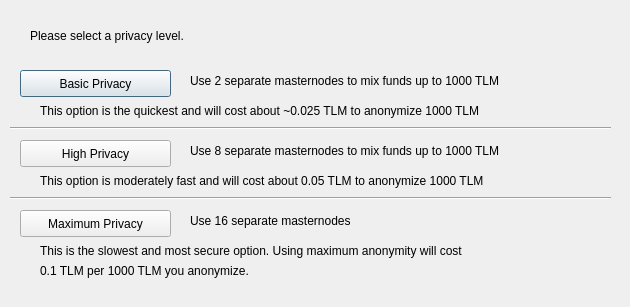
<?xml version="1.0" encoding="UTF-8"?>
<ui version="4.0">
 <class>DarksendConfig</class>
 <widget class="QDialog" name="DarksendConfig">
  <property name="geometry">
   <rect>
    <x>0</x>
    <y>0</y>
    <width>630</width>
    <height>307</height>
   </rect>
  </property>
  <property name="windowTitle">
   <string>Configure Darksend</string>
  </property>
  <widget class="QPushButton" name="buttonBasic">
   <property name="geometry">
    <rect>
     <x>20</x>
     <y>70</y>
     <width>151</width>
     <height>27</height>
    </rect>
   </property>
   <property name="text">
    <string>Basic Privacy</string>
   </property>
  </widget>
  <widget class="QPushButton" name="buttonHigh">
   <property name="geometry">
    <rect>
     <x>20</x>
     <y>140</y>
     <width>151</width>
     <height>27</height>
    </rect>
   </property>
   <property name="text">
    <string>High Privacy</string>
   </property>
  </widget>
  <widget class="QPushButton" name="buttonMax">
   <property name="geometry">
    <rect>
     <x>20</x>
     <y>210</y>
     <width>151</width>
     <height>27</height>
    </rect>
   </property>
   <property name="text">
    <string>Maximum Privacy</string>
   </property>
  </widget>
  <widget class="QLabel" name="label">
   <property name="geometry">
    <rect>
     <x>30</x>
     <y>20</y>
     <width>571</width>
     <height>31</height>
    </rect>
   </property>
   <property name="text">
    <string>Please select a privacy level.</string>
   </property>
  </widget>
  <widget class="QLabel" name="label_2">
   <property name="geometry">
    <rect>
     <x>190</x>
     <y>70</y>
     <width>421</width>
     <height>21</height>
    </rect>
   </property>
   <property name="text">
    <string>Use 2 separate masternodes to mix funds up to 1000 TLM</string>
   </property>
  </widget>
  <widget class="QLabel" name="label_3">
   <property name="geometry">
    <rect>
     <x>190</x>
     <y>140</y>
     <width>411</width>
     <height>21</height>
    </rect>
   </property>
   <property name="text">
    <string>Use 8 separate masternodes to mix funds up to 1000 TLM</string>
   </property>
  </widget>
  <widget class="QLabel" name="label_4">
   <property name="geometry">
    <rect>
     <x>190</x>
     <y>210</y>
     <width>421</width>
     <height>21</height>
    </rect>
   </property>
   <property name="text">
    <string>Use 16 separate masternodes</string>
   </property>
  </widget>
  <widget class="QLabel" name="label_6">
   <property name="geometry">
    <rect>
     <x>40</x>
     <y>100</y>
     <width>561</width>
     <height>21</height>
    </rect>
   </property>
   <property name="text">
    <string>This option is the quickest and will cost about ~0.025 TLM to anonymize 1000 TLM</string>
   </property>
  </widget>
  <widget class="QLabel" name="label_7">
   <property name="geometry">
    <rect>
     <x>40</x>
     <y>170</y>
     <width>561</width>
     <height>21</height>
    </rect>
   </property>
   <property name="text">
    <string>This option is moderately fast and will cost about 0.05 TLM to anonymize 1000 TLM</string>
   </property>
  </widget>
  <widget class="QLabel" name="label_8">
   <property name="geometry">
    <rect>
     <x>40</x>
     <y>240</y>
     <width>561</width>
     <height>21</height>
    </rect>
   </property>
   <property name="text">
    <string>This is the slowest and most secure option. Using maximum anonymity will cost</string>
   </property>
  </widget>
  <widget class="QLabel" name="label_9">
   <property name="geometry">
    <rect>
     <x>40</x>
     <y>260</y>
     <width>561</width>
     <height>21</height>
    </rect>
   </property>
   <property name="text">
    <string>0.1 TLM per 1000 TLM you anonymize.</string>
   </property>
  </widget>
  <widget class="Line" name="line">
   <property name="geometry">
    <rect>
     <x>10</x>
     <y>120</y>
     <width>601</width>
     <height>16</height>
    </rect>
   </property>
   <property name="orientation">
    <enum>Qt::Horizontal</enum>
   </property>
  </widget>
  <widget class="Line" name="line_2">
   <property name="geometry">
    <rect>
     <x>10</x>
     <y>190</y>
     <width>601</width>
     <height>16</height>
    </rect>
   </property>
   <property name="orientation">
    <enum>Qt::Horizontal</enum>
   </property>
  </widget>
 </widget>
 <resources/>
 <connections/>
</ui>
